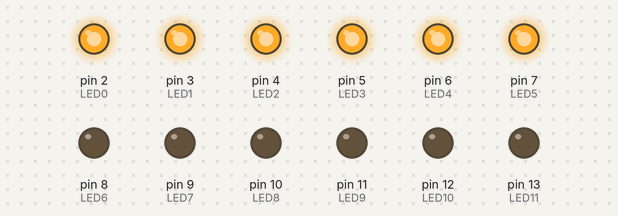
A sketch run on a simulated Arduino Uno, built with avr-gcc and run on an emulated ATmega328P. Parts: output pins drawn as LEDs (lit = HIGH).

Above: at 0.04 s.
At 3.1 s:
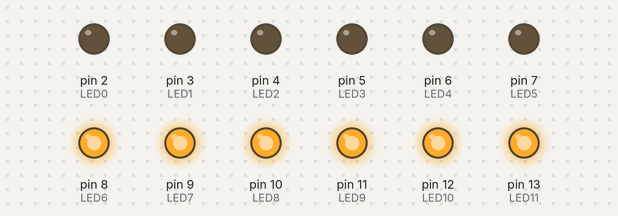
At 6.15 s:
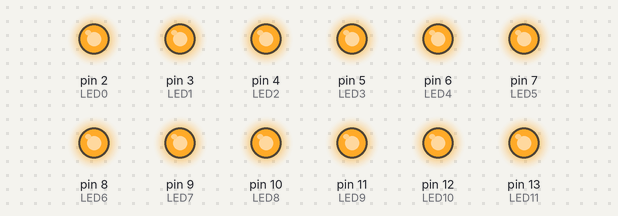
At 12.4 s:
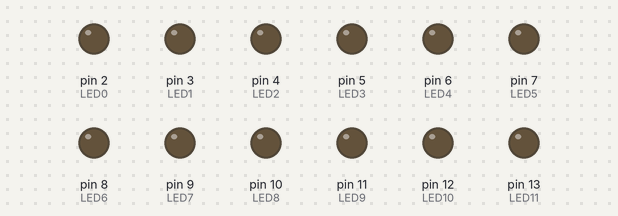
Timing chart, 0 to 16.3 s (numbered marks = the images above):
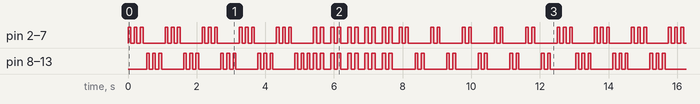

Measured:
- by itself, pin 2 (LED0), pin 3 (LED1), pin 4 (LED2), pin 5 (LED3), pin 6 (LED4), pin 7 (LED5), pin 8 (LED6), pin 9 (LED7), pin 10 (LED8), pin 11 (LED9), pin 12 (LED10), pin 13 (LED11): moves between LOW and HIGH, repeating every 12.5 s

The sketch:

VIP_Light.ino
```cpp
int LED0 = 2;
int LED1 = 3;
int LED2 = 4;
int LED3 = 5;
int LED4 = 6;
int LED5 = 7;
int LED6 = 8;
int LED7 = 9;
int LED8 = 10;
int LED9 = 11;
int LED10 = 12;
int LED11 = 13;


void setup()
{
  pinMode(LED0, OUTPUT);
  pinMode(LED1, OUTPUT);
  pinMode(LED2, OUTPUT);
  pinMode(LED3, OUTPUT);
  pinMode(LED4, OUTPUT);
  pinMode(LED5, OUTPUT);
  pinMode(LED6, OUTPUT);
  pinMode(LED7, OUTPUT);
  pinMode(LED8, OUTPUT);
  pinMode(LED9, OUTPUT);
  pinMode(LED10, OUTPUT);
  pinMode(LED11, OUTPUT);

}


void loop()
{

  int t = 100;
  int r = 80;

  // One

  for (int i = 0; i <= 4; i++) {
    digitalWrite(LED0, HIGH);
    digitalWrite(LED1, HIGH);
    digitalWrite(LED2, HIGH);
    digitalWrite(LED3, HIGH);
    digitalWrite(LED4, HIGH);
    digitalWrite(LED5, HIGH);
    delay(r);
    digitalWrite(LED0, LOW);
    digitalWrite(LED1, LOW);
    digitalWrite(LED2, LOW);
    digitalWrite(LED3, LOW);
    digitalWrite(LED4, LOW);
    digitalWrite(LED5, LOW);
    delay(t);
    digitalWrite(LED0, HIGH);
    digitalWrite(LED1, HIGH);
    digitalWrite(LED2, HIGH);
    digitalWrite(LED3, HIGH);
    digitalWrite(LED4, HIGH);
    digitalWrite(LED5, HIGH);
    delay(r);
    digitalWrite(LED0, LOW);
    digitalWrite(LED1, LOW);
    digitalWrite(LED2, LOW);
    digitalWrite(LED3, LOW);
    digitalWrite(LED4, LOW);
    digitalWrite(LED5, LOW);
    delay(t);
    digitalWrite(LED0, HIGH);
    digitalWrite(LED1, HIGH);
    digitalWrite(LED2, HIGH);
    digitalWrite(LED3, HIGH);
    digitalWrite(LED4, HIGH);
    digitalWrite(LED5, HIGH);
    delay(r);
    digitalWrite(LED0, LOW);
    digitalWrite(LED1, LOW);
    digitalWrite(LED2, LOW);
    digitalWrite(LED3, LOW);
    digitalWrite(LED4, LOW);
    digitalWrite(LED5, LOW);
    delay(t);

    //*********************3 times***************************************//

    digitalWrite(LED6, HIGH);
    digitalWrite(LED7, HIGH);
    digitalWrite(LED8, HIGH);
    digitalWrite(LED9, HIGH);
    digitalWrite(LED10, HIGH);
    digitalWrite(LED11, HIGH);
    delay(r);
    digitalWrite(LED6, LOW);
    digitalWrite(LED7, LOW);
    digitalWrite(LED8, LOW);
    digitalWrite(LED9, LOW);
    digitalWrite(LED10, LOW);
    digitalWrite(LED11, LOW);
    delay(t);
    digitalWrite(LED6, HIGH);
    digitalWrite(LED7, HIGH);
    digitalWrite(LED8, HIGH);
    digitalWrite(LED9, HIGH);
    digitalWrite(LED10, HIGH);
    digitalWrite(LED11, HIGH);
    delay(r);
    digitalWrite(LED6, LOW);
    digitalWrite(LED7, LOW);
    digitalWrite(LED8, LOW);
    digitalWrite(LED9, LOW);
    digitalWrite(LED10, LOW);
    digitalWrite(LED11, LOW);
    delay(t);
    digitalWrite(LED6, HIGH);
    digitalWrite(LED7, HIGH);
    digitalWrite(LED8, HIGH);
    digitalWrite(LED9, HIGH);
    digitalWrite(LED10, HIGH);
    digitalWrite(LED11, HIGH);
    delay(r);
    digitalWrite(LED6, LOW);
    digitalWrite(LED7, LOW);
    digitalWrite(LED8, LOW);
    digitalWrite(LED9, LOW);
    digitalWrite(LED10, LOW);
    digitalWrite(LED11, LOW);
    delay(t);
  }


  // Two

  for (int i = 0; i <= 4; i++) {
    digitalWrite(LED0, HIGH);
    digitalWrite(LED1, HIGH);
    digitalWrite(LED2, HIGH);
    digitalWrite(LED3, HIGH);
    digitalWrite(LED4, HIGH);
    digitalWrite(LED5, HIGH);
    digitalWrite(LED6, HIGH);
    digitalWrite(LED7, HIGH);
    digitalWrite(LED8, HIGH);
    digitalWrite(LED9, HIGH);
    digitalWrite(LED10, HIGH);
    digitalWrite(LED11, HIGH);
    delay(t);
    digitalWrite(LED0, LOW);
    digitalWrite(LED1, LOW);
    digitalWrite(LED2, LOW);
    digitalWrite(LED3, LOW);
    digitalWrite(LED4, LOW);
    digitalWrite(LED5, LOW);
    digitalWrite(LED6, LOW);
    digitalWrite(LED7, LOW);
    digitalWrite(LED8, LOW);
    digitalWrite(LED9, LOW);
    digitalWrite(LED10, LOW);
    digitalWrite(LED11, LOW);
    delay(t);
    digitalWrite(LED0, HIGH);
    digitalWrite(LED1, HIGH);
    digitalWrite(LED2, HIGH);
    digitalWrite(LED3, HIGH);
    digitalWrite(LED4, HIGH);
    digitalWrite(LED5, HIGH);
    digitalWrite(LED6, HIGH);
    digitalWrite(LED7, HIGH);
    digitalWrite(LED8, HIGH);
    digitalWrite(LED9, HIGH);
    digitalWrite(LED10, HIGH);
    digitalWrite(LED11, HIGH);
    delay(t);
    digitalWrite(LED0, LOW);
    digitalWrite(LED1, LOW);
    digitalWrite(LED2, LOW);
    digitalWrite(LED3, LOW);
    digitalWrite(LED4, LOW);
    digitalWrite(LED5, LOW);
    digitalWrite(LED6, LOW);
    digitalWrite(LED7, LOW);
    digitalWrite(LED8, LOW);
    digitalWrite(LED9, LOW);
    digitalWrite(LED10, LOW);
    digitalWrite(LED11, LOW);
    delay(t);
    digitalWrite(LED0, LOW);
    digitalWrite(LED1, LOW);
    digitalWrite(LED2, LOW);
    digitalWrite(LED3, LOW);
    digitalWrite(LED4, LOW);
    digitalWrite(LED5, LOW);
    digitalWrite(LED6, LOW);
    digitalWrite(LED7, LOW);
    digitalWrite(LED8, LOW);
    digitalWrite(LED9, LOW);
    digitalWrite(LED10, LOW);
    digitalWrite(LED11, LOW);
    delay(t);
  }


  // Three

  for (int i = 0; i <= 4; i++) {
    digitalWrite(LED0, HIGH);
    digitalWrite(LED1, HIGH);
    digitalWrite(LED2, HIGH);
    digitalWrite(LED3, HIGH);
    digitalWrite(LED4, HIGH);
    digitalWrite(LED5, HIGH);
    delay(r);
    digitalWrite(LED0, LOW);
    digitalWrite(LED1, LOW);
    digitalWrite(LED2, LOW);
    digitalWrite(LED3, LOW);
    digitalWrite(LED4, LOW);
    digitalWrite(LED5, LOW);
    delay(t);
    digitalWrite(LED0, HIGH);
    digitalWrite(LED1, HIGH);
    digitalWrite(LED2, HIGH);
    digitalWrite(LED3, HIGH);
    digitalWrite(LED4, HIGH);
    digitalWrite(LED5, HIGH);
    delay(r);
    digitalWrite(LED0, LOW);
    digitalWrite(LED1, LOW);
    digitalWrite(LED2, LOW);
    digitalWrite(LED3, LOW);
    digitalWrite(LED4, LOW);
    digitalWrite(LED5, LOW);
    delay(t);
    digitalWrite(LED0, LOW);
    digitalWrite(LED1, LOW);
    digitalWrite(LED2, LOW);
    digitalWrite(LED3, LOW);
    digitalWrite(LED4, LOW);
    digitalWrite(LED5, LOW);
    delay(t);


    //*********************3 times***************************************//

    digitalWrite(LED6, HIGH);
    digitalWrite(LED7, HIGH);
    digitalWrite(LED8, HIGH);
    digitalWrite(LED9, HIGH);
    digitalWrite(LED10, HIGH);
    digitalWrite(LED11, HIGH);
    delay(r);
    digitalWrite(LED6, LOW);
    digitalWrite(LED7, LOW);
    digitalWrite(LED8, LOW);
    digitalWrite(LED9, LOW);
    digitalWrite(LED10, LOW);
    digitalWrite(LED11, LOW);
    delay(t);
    digitalWrite(LED6, HIGH);
    digitalWrite(LED7, HIGH);
    digitalWrite(LED8, HIGH);
    digitalWrite(LED9, HIGH);
    digitalWrite(LED10, HIGH);
    digitalWrite(LED11, HIGH);
    delay(r);
    digitalWrite(LED6, LOW);
    digitalWrite(LED7, LOW);
    digitalWrite(LED8, LOW);
    digitalWrite(LED9, LOW);
    digitalWrite(LED10, LOW);
    digitalWrite(LED11, LOW);
    delay(t);
    digitalWrite(LED6, LOW);
    digitalWrite(LED7, LOW);
    digitalWrite(LED8, LOW);
    digitalWrite(LED9, LOW);
    digitalWrite(LED10, LOW);
    digitalWrite(LED11, LOW);
    delay(t);
  }

}
```
